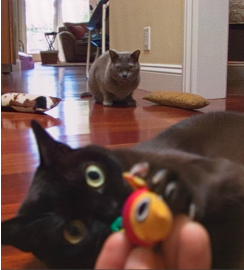
%> input picture image_enhancement/images/inputs/focal11.png, 244 x 270 px
$ octave main.m   (GNU Octave 9; MATLAB toolbox functions it lacks are replaced by stand-ins)
%> lines starting %> are read from the running program, lines starting %| are printed output that depends on the picture; in (x1, y1, x2, y2) boxes, pixels count from 0 and x2, y2 are one past the last pixel; in counts of white or black regions, pixels touching at a corner belong together; the program's own positions count from 1
### image_enhancement/create_pyramid.m
function [pyr] = create_pyramid(img, level)

    pyr = cell(1, level);
    pyr{1} = im2double(img);

    for p = 2:level
        pyr{p} = impyramid(pyr{p - 1}, 'reduce');
    end

    for p = level - 1:-1:1
        osz = size(pyr{p + 1}) * 2 - 1;
        pyr{p} = pyr{p}(1:osz(1), 1:osz(2), :);
    end

    for p = 1:level - 1
        t = impyramid(pyr{p + 1}, 'expand');
        t = imresize(t, [size(pyr{p}, 1) size(pyr{p}, 2)]);
        pyr{p} = pyr{p} - t;
    end

end

### image_enhancement/applay_mask.m
function [result] = applay_mask(pyr1, pyr2, img, level)
    v = 180;
    maska = zeros(size(img));
    maska(1:v, :, :) = 1;
    maskb = 1 - maska;
    result = cell(1, level);

    for p = 1:level
        [Mp Np ~] = size(pyr1{p});
        maskap = imresize(maska, [Mp Np]);
        maskbp = imresize(maskb, [Mp Np]);
        result{p} = pyr1{p} .* maskap + pyr2{p} .* maskbp;
    end

end

### image_enhancement/combine_pyramid.m
function [img] = combine_pyramid(pyr)

    for p = length(pyr) - 1:-1:1
        lap = impyramid(pyr{p + 1}, 'expand')
        t = impyramid(pyr{p + 1}, 'expand');
        t = imresize(t, [size(pyr{p}, 1) size(pyr{p}, 2)]);
        pyr{p} = pyr{p} + t;
    end

    img = pyr{1};

end

### image_enhancement/main.m
clc
clear
close all

img_a = im2double(imread('images/inputs/focal11.png'));
img_b = im2double(imread('images/inputs/focal12.png'));
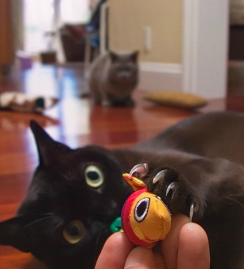
%> input picture image_enhancement/images/inputs/focal12.png, 244 x 270 px
img_a = imresize(img_a, [size(img_b, 1) size(img_b, 2)]);
level = 5;

pyr1 = create_pyramid(img_a, level);
%> after the loop in create_pyramid, `for p = 2:level`: pyr = 5 items
%> the loop in create_pyramid, `for p = level - 1:-1:1` made 4 passes
%> osz on passes 1 to 4: [33 31 5], [65 61 5], [129 121 5], [257 241 5]
%> pyr1 = 5 items
pyr2 = create_pyramid(img_b, level);
%> the loop in create_pyramid (call 2), `for p = level - 1:-1:1` made 4 passes
%> the loop in create_pyramid (call 2), `for p = 1:level - 1` made 4 passes
%> pass 1, in create_pyramid (call 2), `t = impyramid(pyr{p + 1}, 'expand');`:
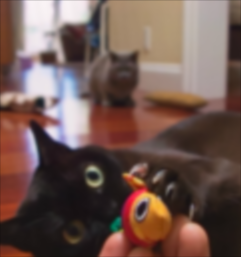
%> t: size 257x241x3 double; mean R, G, B 0.44, 0.344, 0.317
%> pass 2, in create_pyramid (call 2), `t = impyramid(pyr{p + 1}, 'expand');`:
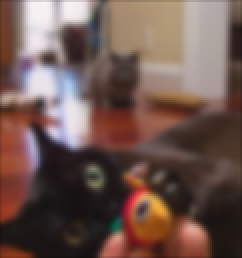
%> t: size 129x121x3 double (shown 2 times larger); mean R, G, B 0.439, 0.343, 0.316
%> pyr2 = 5 items
pyr_img = applay_mask(pyr1, pyr2, img_a, level);
%> in applay_mask, `maska(1:v, :, :) = 1;`:
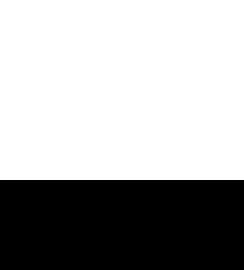
%> maska: size 270x244x3 double; values 0 (black) and 1 (white), 66.7% white; 1 black region, box (x1, y1, x2, y2) and area: (0, 180, 244, 270) 21960
%> the loop in applay_mask, `for p = 1:level` made 5 passes
%> (Mp, Np) on passes 1 to 5: (257, 241), (129, 121), (65, 61), (33, 31), (17, 16)
%> pass 1, in applay_mask, `maskbp = imresize(maskb, [Mp Np]);`:
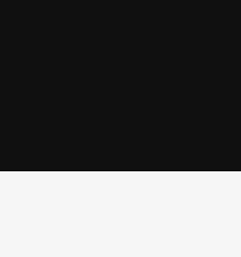
%> maskbp: size 257x241x3 double; min -0.0702, max 1.04, mean 0.333; drawn with min black and max white
%> pyr_img = 5 items
img_img = combine_pyramid(pyr_img);
%> the loop in combine_pyramid, `for p = length(pyr) - 1:-1:1` made 4 passes
%> p on passes 1, 4: 4, 1
%> pass 2, in combine_pyramid, `lap = impyramid(pyr{p + 1}, 'expand')`:
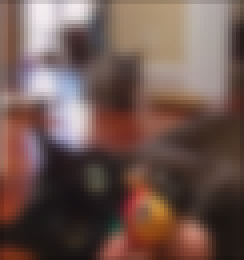
%> lap: size 65x61x3 double (shown 4 times larger); mean R, G, B 0.437, 0.342, 0.316
%> in combine_pyramid, `img = pyr{1};`:
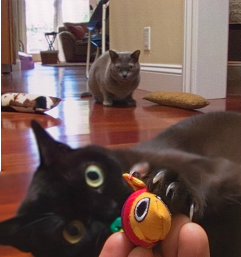
%> img: size 257x241x3 double; mean R, G, B 0.438, 0.342, 0.317; drawn with min black and max white

subplot(1, 3, 1), imshow(img_a);
title('1. Original Image');
subplot(1, 3, 2), imshow(img_b);
title('2. Original Image');
subplot(1, 3, 3), imshow(img_img);
title('Enhanced Image');
